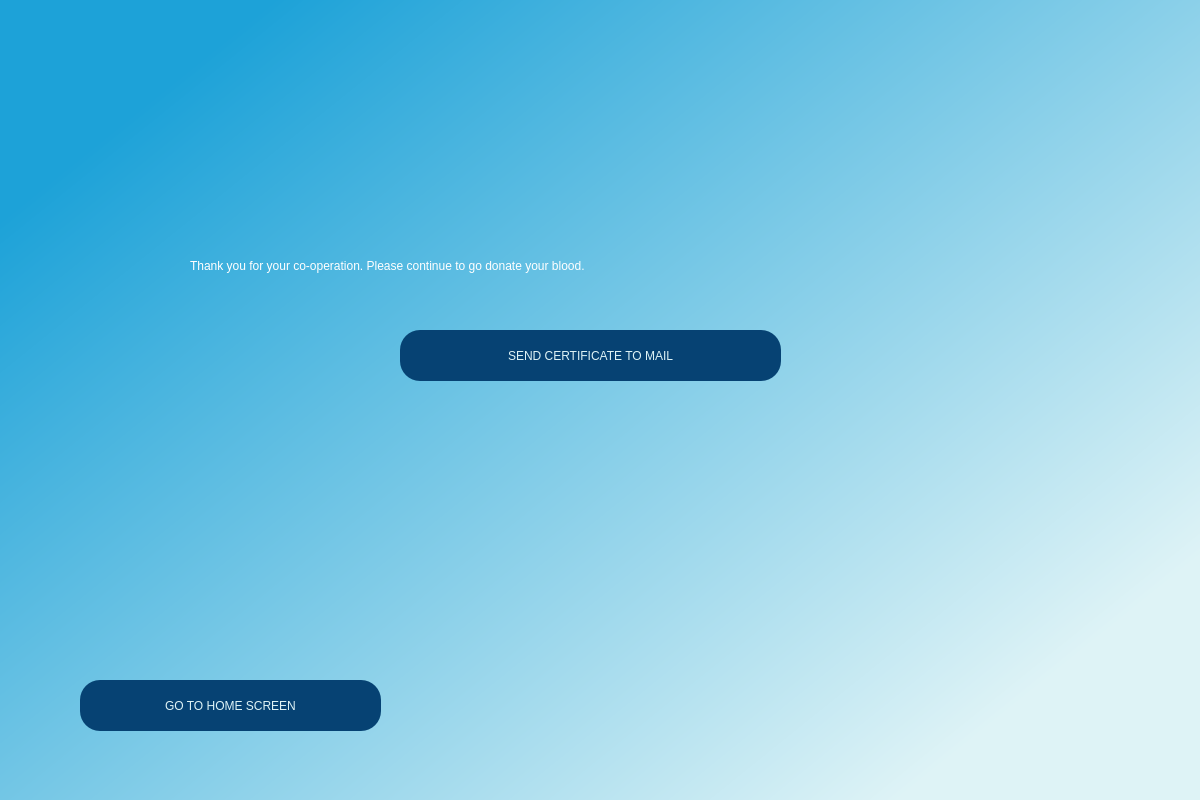
<?xml version="1.0" encoding="UTF-8"?>
<ui version="4.0">
 <class>Dialog</class>
 <widget class="QDialog" name="Dialog">
  <property name="geometry">
   <rect>
    <x>0</x>
    <y>0</y>
    <width>1200</width>
    <height>800</height>
   </rect>
  </property>
  <property name="windowTitle">
   <string>Dialog</string>
  </property>
  <widget class="QWidget" name="bgwidget" native="true">
   <property name="geometry">
    <rect>
     <x>0</x>
     <y>0</y>
     <width>1211</width>
     <height>801</height>
    </rect>
   </property>
   <property name="styleSheet">
    <string notr="true">QWidget#bgwidget{
background-color:qlineargradient(spread:pad, x1:0.096, y1:0.158955, x2:0.893389, y2:0.813, stop:0 rgba(29, 162, 216, 255), stop:1 rgba(222, 243, 246, 255));}</string>
   </property>
   <widget class="QLabel" name="label_2">
    <property name="geometry">
     <rect>
      <x>190</x>
      <y>230</y>
      <width>841</width>
      <height>71</height>
     </rect>
    </property>
    <property name="styleSheet">
     <string notr="true">font: 15pt &quot;MS Shell Dlg 2&quot;;color:white;
</string>
    </property>
    <property name="text">
     <string>Thank you for your co-operation. Please continue to go donate your blood.</string>
    </property>
   </widget>
   <widget class="QPushButton" name="homescreenredirect">
    <property name="geometry">
     <rect>
      <x>80</x>
      <y>680</y>
      <width>301</width>
      <height>51</height>
     </rect>
    </property>
    <property name="styleSheet">
     <string notr="true">border-radius:20px;
background-color:#064273;
font: 14pt &quot;MS Shell Dlg 2&quot;;color:#def3f6;</string>
    </property>
    <property name="text">
     <string>GO TO HOME SCREEN</string>
    </property>
   </widget>
   <widget class="QPushButton" name="emailcertificate">
    <property name="geometry">
     <rect>
      <x>400</x>
      <y>330</y>
      <width>381</width>
      <height>51</height>
     </rect>
    </property>
    <property name="styleSheet">
     <string notr="true">border-radius:20px;
background-color:#064273;
font: 16pt &quot;MS Shell Dlg 2&quot;;color:#def3f6;
</string>
    </property>
    <property name="text">
     <string>SEND CERTIFICATE TO MAIL</string>
    </property>
   </widget>
   <widget class="QLabel" name="status">
    <property name="geometry">
     <rect>
      <x>330</x>
      <y>420</y>
      <width>511</width>
      <height>31</height>
     </rect>
    </property>
    <property name="styleSheet">
     <string notr="true">font: 12pt &quot;MS Shell Dlg 2&quot;;color: red;</string>
    </property>
    <property name="text">
     <string/>
    </property>
   </widget>
  </widget>
 </widget>
 <resources/>
 <connections/>
</ui>
